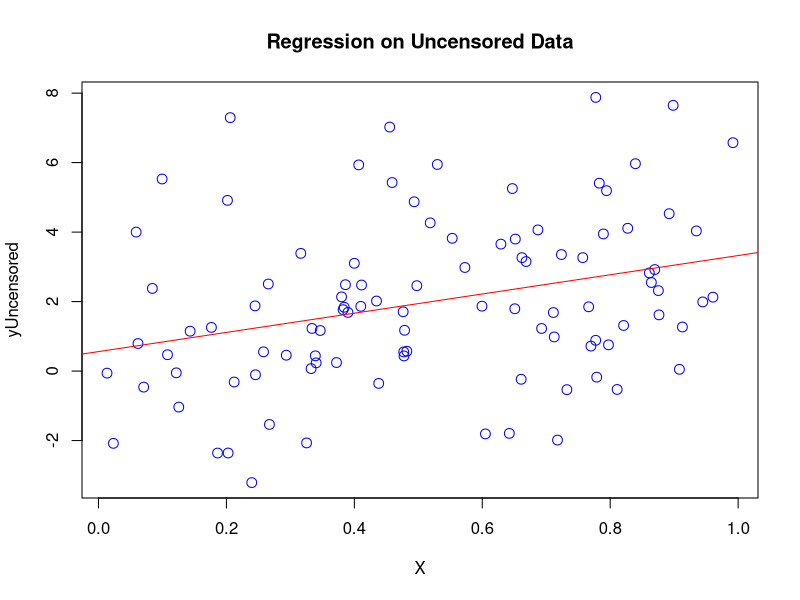
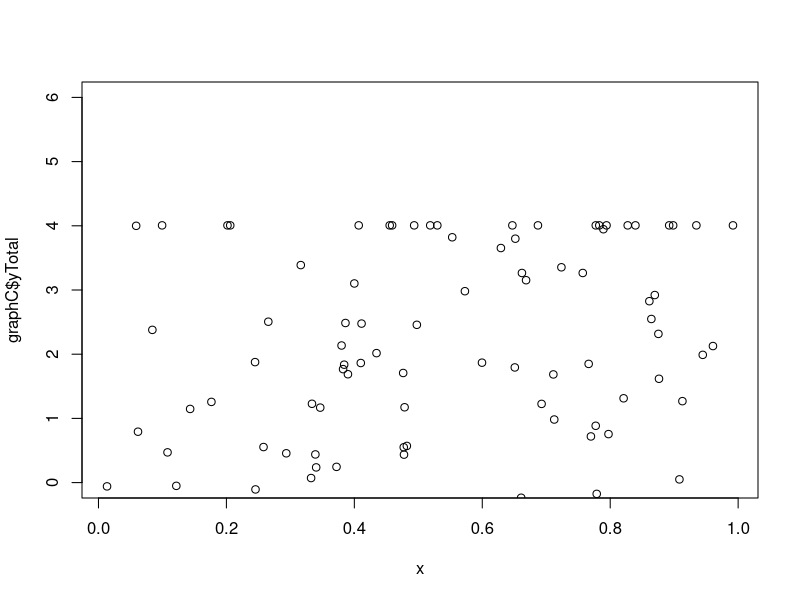

The R source for these figures, in order:
## ---- chunk 1
knitr::opts_chunk$set(echo = TRUE)
## ---- chunk 2
library(dplyr)
library(assertthat)
library(microbenchmark)
## ---- chunk 3
sessionInfo()
## ---- chunk 4
## initialize testing data 
set.seed(1)
n <- 100
beta0 <- 1; beta1 <- 2; sigma2 <- 6
x <- runif(n)
yComplete <- rnorm(n, beta0 + beta1*x, sqrt(sigma2))

## Parameters above were chosen such that signal in data is moderately strong.
## The estimate divided by std error is approximately 3.
mod <- lm(yComplete ~ x)
invisible(summary(mod))
## ---- chunk 5
#Uncensored data plot
plot(x, yComplete,cex = 1.3, col = "blue", main = "Regression on Uncensored Data", xlab = "X", ylab = "yUncensored")
abline(lm(yComplete ~ x), col = 'red')
## ---- chunk 6
censor_data <- function(x, yUncensored, thresh = 0.80){
  complete <- yUncensored
  tau <- as.numeric(quantile(complete, probs = thresh))
  known <- complete < tau
  censor <- complete > tau
  complete[complete > tau] <- tau
  yTotal <- complete
  yKnown <- complete[known]
  yCensored <- complete[censor] 
  complete <- list(yKnown, yCensored, yTotal ,known,censor,tau)
  names(complete) <- c('yKnown' , 'yCensored', 'yTotal', 'indexKnown', 'indexCensored', 'tau')
  return(complete)
}

## ---------------------------- grab Starting values --------------------------
## Input: x vector, complete original uncensored y data, 
##threshold we want to censor (between 0 & 1)
## Fits a lm model on censored y values against x and uses those as starting points
getStart <- function(x, yUncensored, thresh = 0.80){
  
  begin <- rep(0,3)
  y <- censor_data(x, yUncensored , thresh = thresh)$yTotal
  values <- lm(y ~ x)
  
  ## set starting values
  begin[1] <- values$coefficients[1]
  begin[2] <- values$coefficients[2]
  begin[3] <- (summary(values)$sigma)**2
  
  return(begin)
}
## ---- chunk 7
## plot of censored data
graphC <- censor_data(x,yComplete)

plot(x, graphC$yTotal, ylim = c(0,6))
## ---- chunk 8
## EM function
EM <- function(x, yUncensored, thresh = 0.8, max_iter = 1e5, error = 1e-5){
  
  #create censored data with threshold
  total <- censor_data(x, yComplete, thresh = thresh) 
  
  #generate starting estimates from fitting censored regression 
  begin <- getStart(x, total$yTotal, thresh = thresh)
  
  ## initialize parameters
  b0 <- begin[1]; b1 <- begin[2]; var1 <- begin[3]
  
  ## solve for expected and variance of the truncated normal that we assume our censored data comes from
  updateParam <- function(b0, b1, var1){
    mu_censored <-  b0 + (b1 * x[total$indexCensored])
    tau_star <- (total$tau - mu_censored)/sqrt(var1)
    rho <- dnorm(tau_star, mean = mu_censored, sd = sqrt(var1)) / 
      (1-pnorm(tau_star, mean = mu_censored, sd = sqrt(var1)))
    
    EZ1 <- mu_censored + sqrt(var1)*rho
    VARZ1 <- var1 * (1 + (tau_star*rho) - rho^2)
    EZ21 <- VARZ1 + EZ1 # E(X^2) = VAR(X) + (EX)^2
    
    temp <- list(EZ1,EZ21); names(temp) <- c('E', 'E2')
    return(temp)
  }
  
  censor <- total$indexCensored
  known <- total$indexKnown
  
  Z <- updateParam(b0,b1,var1)
  count <- 1
  
  #loop through our values and get updated values
  while(count <= max_iter) {
    
    b1_new <- (sum(x[known] * total$yKnown) + sum(x[censor]*Z$E) - 
                 mean(x) * (sum(total$yKnown) + sum(Z$E)))/
      (sum(x*x) - length(x) * mean(x)^2)
    
    b0_new <- (sum(total$yKnown) + sum(Z$E))/length(x) - b1_new*mean(x)
    
    var1_new <- (sum((total$yKnown - b0_new - b1_new * x[known])^2) + 
                   sum(Z$E2 - 2*(b0 + b1 * x[censor])*Z$E +
                         (b0_new + b1_new * x[censor])^2)) / length(x)
    
    #set updated values and recalculate parameters of our truncated normal
    
    #termination conditions
    if(abs(b0_new - b0) < error && abs(b1_new - b1) < error && abs(var1_new - var1) < error){
      break
    }
    
    b0 <- b0_new; b1 <- b1_new; var1 <- var1_new
    Z <- updateParam(b0,b1,var1)
    count <- count + 1
    
  }
  
  result <- list(b0,b1,var1,count)
  names(result) <- c('beta0', 'beta1','variance','count')
  return(result)
}
## ---- chunk 9
test0 <- EM(x,yComplete, thresh = 0.95, error = 1e-5)
cat("Estimates when censoring top 5% of data: \n", "beta0 = ", test0$beta0, 
    "\n beta1 = ", test0$beta1,
    "\n sigma^2 =", test0$variance,
    "\n Iteration Count =", test0$count)
## ---- chunk 10
#20% of top values are censored
test1 <- EM(x,yComplete, thresh = 0.8, error = 1e-5)
cat("Estimates when censoring top 20% of data: \n", "beta0 = ", test1$beta0, 
    "\n beta1 = ", test1$beta1,
    "\n sigma^2 =", test1$variance,
    "\n Iteration Count =", test1$count)
## ---- chunk 11
#40% of top values are censored
test2 <- EM(x,yComplete,thresh = 0.6, error = 1e-5)
cat("Estimates when censoring top 40% of data: \n", "beta0 = ", test1$beta0, 
    "\n beta1 = ", test2$beta1,
    "\n sigma^2 =", test2$variance,
    "\n Iteration Count =", test2$count)
## ---- chunk 12
#60% of top values are censored
test3 <- EM(x,yComplete,thresh = 0.4, error = 1e-5)
cat("Estimates when censoring top 60% of data: \n", "beta0 = ", test1$beta0, 
    "\n beta1 = ", test3$beta1,
    "\n sigma^2 =", test3$variance,
    "\n Iteration Count =", test3$count)
## ---- chunk 13
#80% of top values are censored
test4 <- EM(x,yComplete,thresh = 0.2, error = 1e-5)
cat("Estimates when censoring top 80% of data: \n", "beta0 = ", test2$beta0, 
    "\n beta1 = ", test4$beta1,
    "\n sigma^2 = ", test4$variance,
    "\n Iteration Count =", test4$count)
## ---- chunk 14
param <- getStart(x, yComplete)

logmax <- function(begin = eval(parse(text = 'param <- getStart(x, yComplete)')), 
                   x, yUncensored, thresh = 0.8){
  
  ## ----- sanity check ----------
  validate_that(length(begin) > 0) 
  validate_that(length(x) == length(yUncensored)) 
  validate_that(as.numeric(thresh) > 0 && as.numeric(thresh) < 1)
  
  #grab all components we need with our helper function
  total <- censor_data(x, yComplete, thresh = thresh)
  
  # initialize parameters
  b0 <- begin[1]; b1 <- begin[2] ; sig2 <- sqrt(begin[3])
  
  #mean for known and censored data
  mu_known <- b0 + b1 * x[total$indexKnown] 
  mu_censored <-  b0 + b1 * x[total$indexCensored]
  
  #complete log-likelihood
  logscore <- sum(sum(dnorm(total$yKnown, mean = mu_known, sd = sig2, log = TRUE)), 
                  sum(pnorm(total$tau, mean = mu_censored, sd = sig2, 
                            log = TRUE,lower.tail = FALSE))) 
  
  ## finding the max of a positive is the same as finding the minimum of its negative
  ## optim() defaults to minimization of a function
  
  return(-logscore)
}
## ---- chunk 15
#optim starting at recommended default values
testDefault<- optim(par =  eval(parse(text = 'param <- getStart(x, yComplete)')),
                     x = x, yUncensored = yComplete, 
                    fn = logmax, method = 'BFGS', hessian = TRUE)


#optim starting very close to the true solution
testOptim <- optim(par = c(2,2,6), x = x, yUncensored = yComplete, 
                   fn = logmax, method = 'BFGS', hessian = TRUE)

#optim estimated values, iteration count, and estimated errors
cat("When using optim() to maximize our log likelihood and 
    using our porposed starting values from part(b),\n our estimates (beta0,beta1,variance) =",
    testDefault$par, "with iteration count", as.numeric(testDefault$counts[1]), 
    "and \n standard errors",
    diag(solve(testDefault$hessian)) ,"respectively.\n")

cat("When choosing (2,2,6) as our staring value, 
    our estimates (beta0,beta1,variance) =",
    testOptim$par, "with iteration count \n", 
    as.numeric(testOptim$counts[1]),
    "and standard errors",diag(solve(testDefault$hessian)) ,"respectively.")

## ---- chunk 16
microbenchmark(EM(x,yComplete,thresh = 0.2),
               optim(par =  eval(parse(text = 'param <- getStart(x, yComplete)')),
                     x = x, yUncensored = yComplete, 
                    fn = logmax, method = 'BFGS', hessian = TRUE),
               optim(par = c(2,2,6), x = x, yUncensored = yComplete, 
                   fn = logmax, method = 'BFGS', hessian = TRUE))
